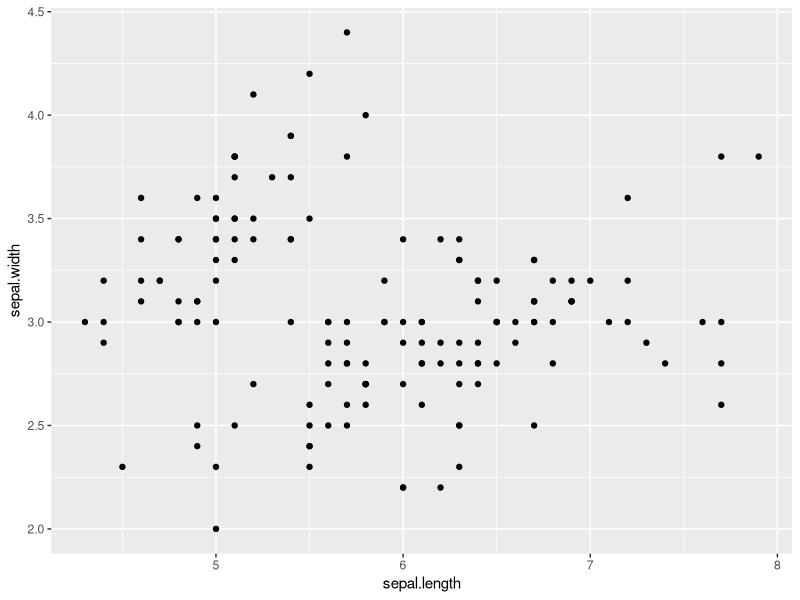
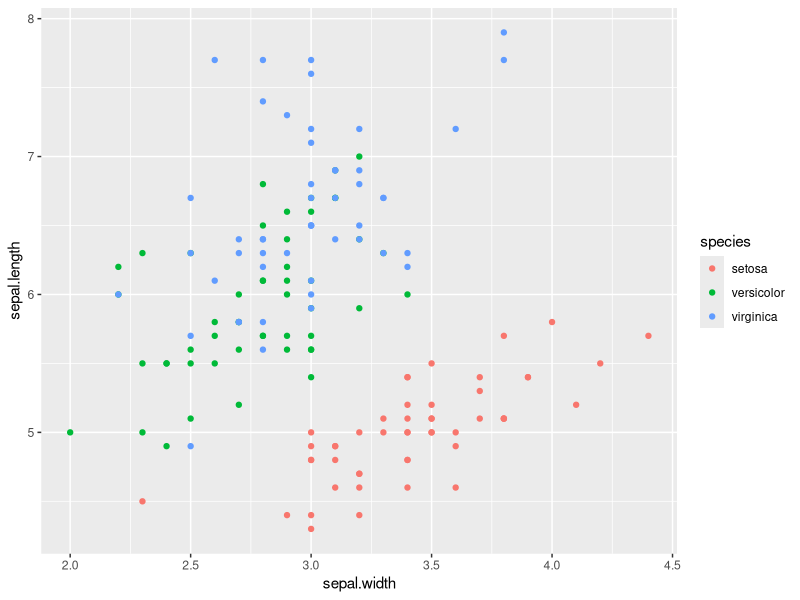
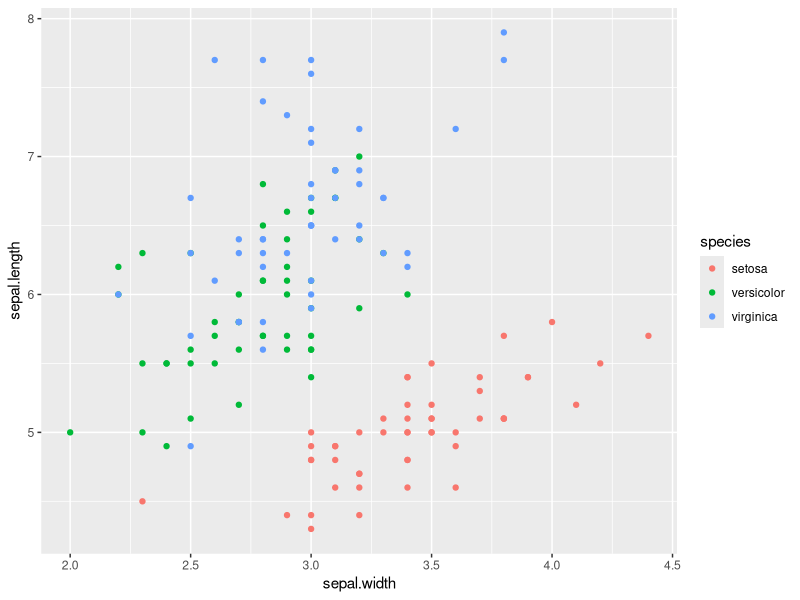
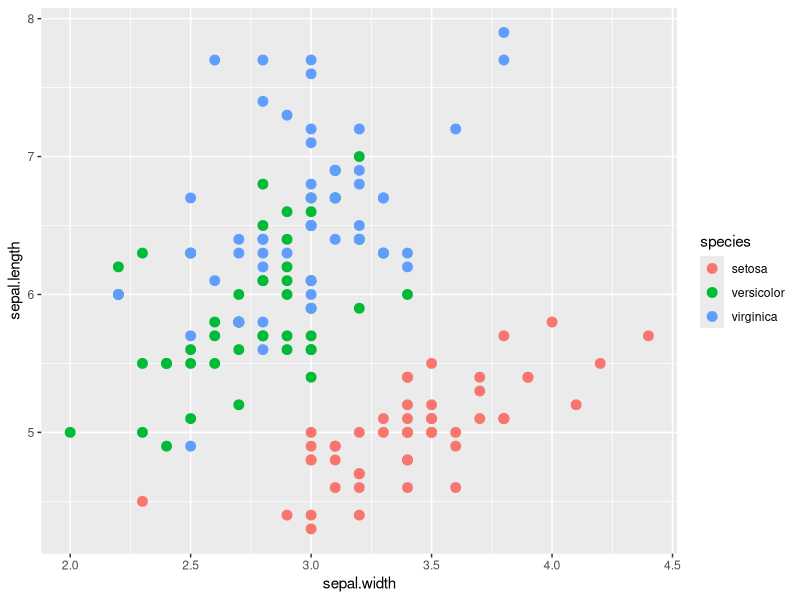
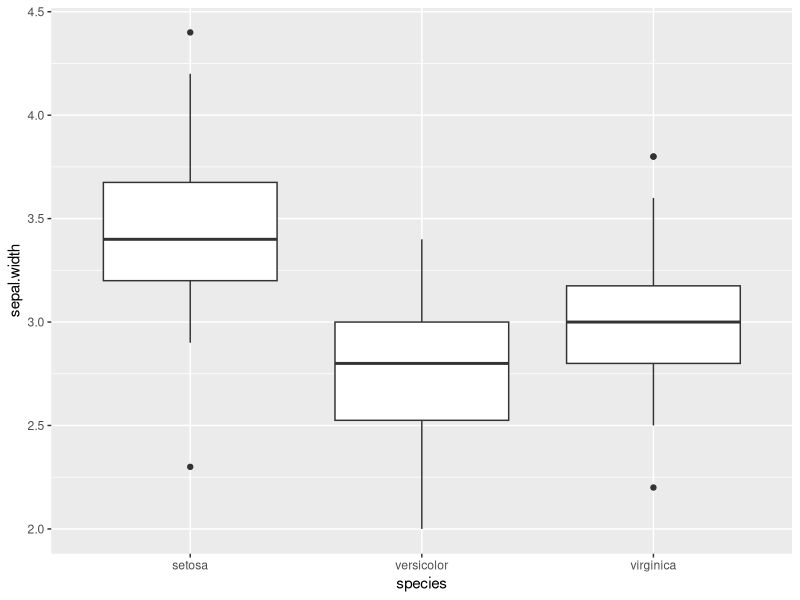
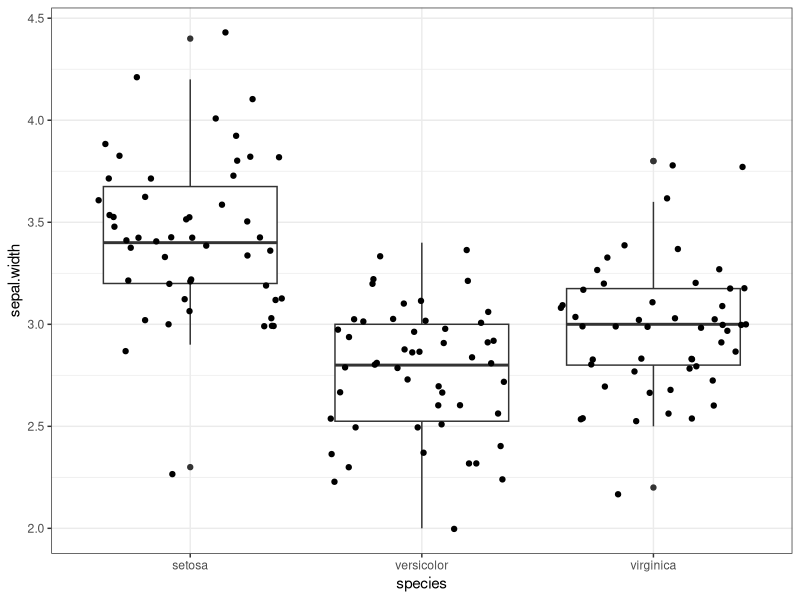
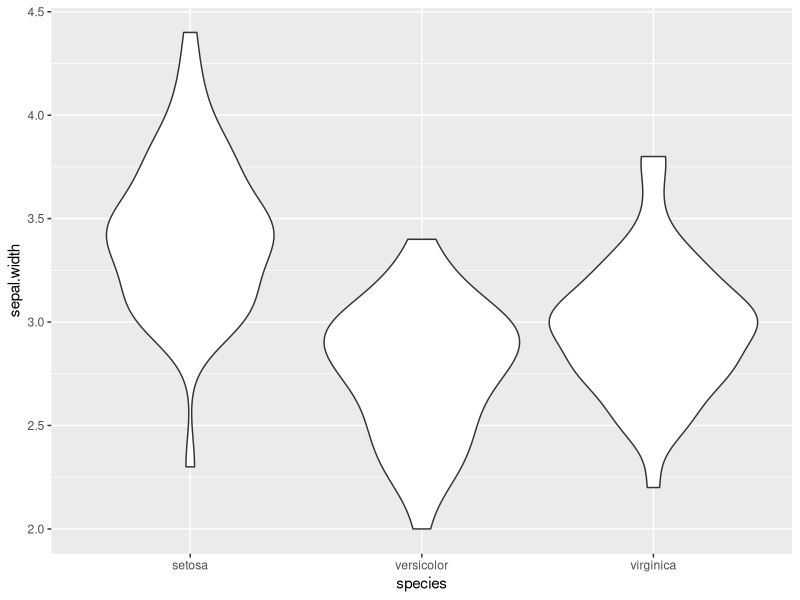
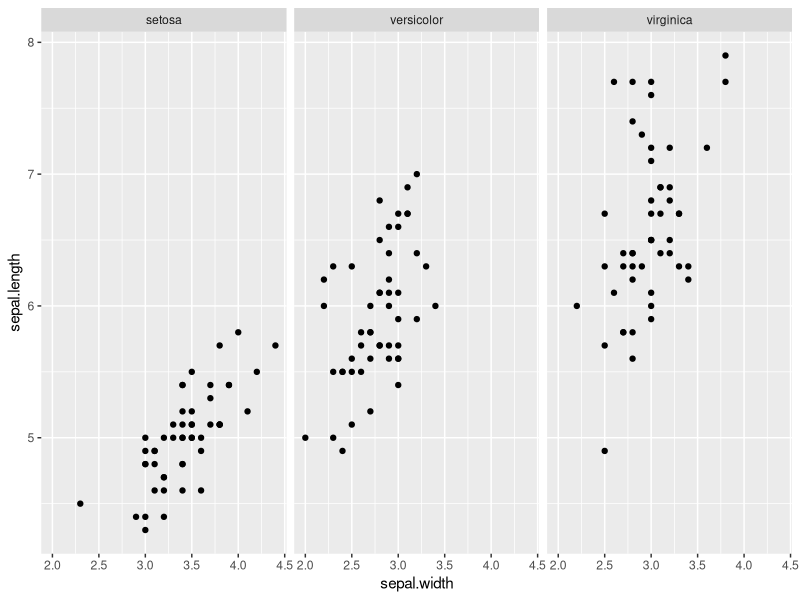

Here is the R script that generated these plots, in order:
## ------------------------------------------------------------------------
#First we need to upload all the necessary packages into the working space.
#You'll notice that these need to be downloaded first, eg:
#install.packages("ggplot2")
library(ggplot2)
library(magrittr)

## ------------------------------------------------------------------------
#What does top of the dataset look like?
head(iris)#Check out the function tail() also!

#What is the structure? (str function)
str(iris)

#What are the dimensions?
dim(iris)

## ------------------------------------------------------------------------
names(iris) <- tolower(names(iris))


## ------------------------------------------------------------------------
names(iris) <- iris %>% names() %>% tolower()

## ------------------------------------------------------------------------
names(iris)
ggplot(data = iris, aes(x = sepal.length, y = sepal.width)) + 
  geom_point()

## ------------------------------------------------------------------------
ggplot(data = iris, aes(x = sepal.width, y = sepal.length)) + 
  geom_point(aes(colour = species))

## ------------------------------------------------------------------------
plot_1 <- ggplot(data = iris, aes(x = sepal.width, y = sepal.length)) + 
                geom_point(aes(colour = species))
print(plot_1)
plot_1 + geom_point(aes(colour = species), size = 3)

## ------------------------------------------------------------------------
plot_2 <- ggplot(iris, aes(species, sepal.width)) + geom_boxplot() 
print(plot_2)
plot_2 + theme_bw() + geom_jitter()

ggplot(iris, aes(species, sepal.width)) + geom_violin()


## ------------------------------------------------------------------------
ggplot(data = iris, mapping = aes(sepal.width, sepal.length)) + 
  geom_point() + 
  facet_grid(~species)

